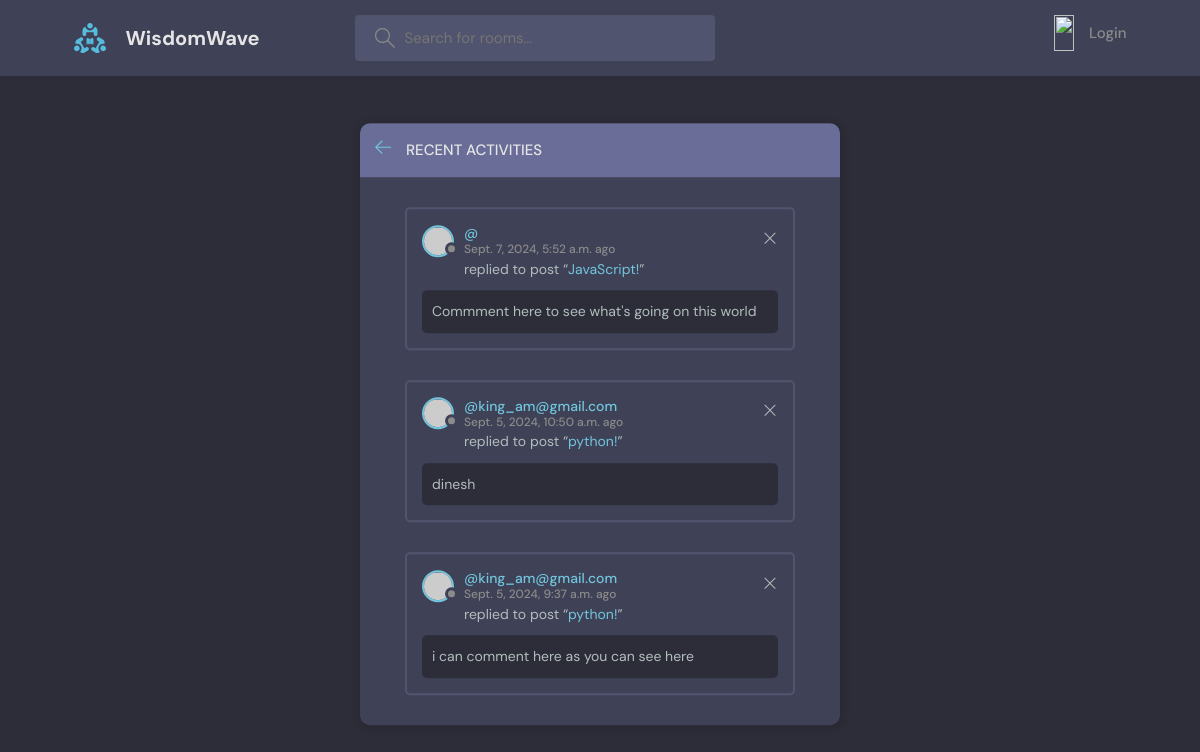
Before: /recent-activity/ with the older database file.
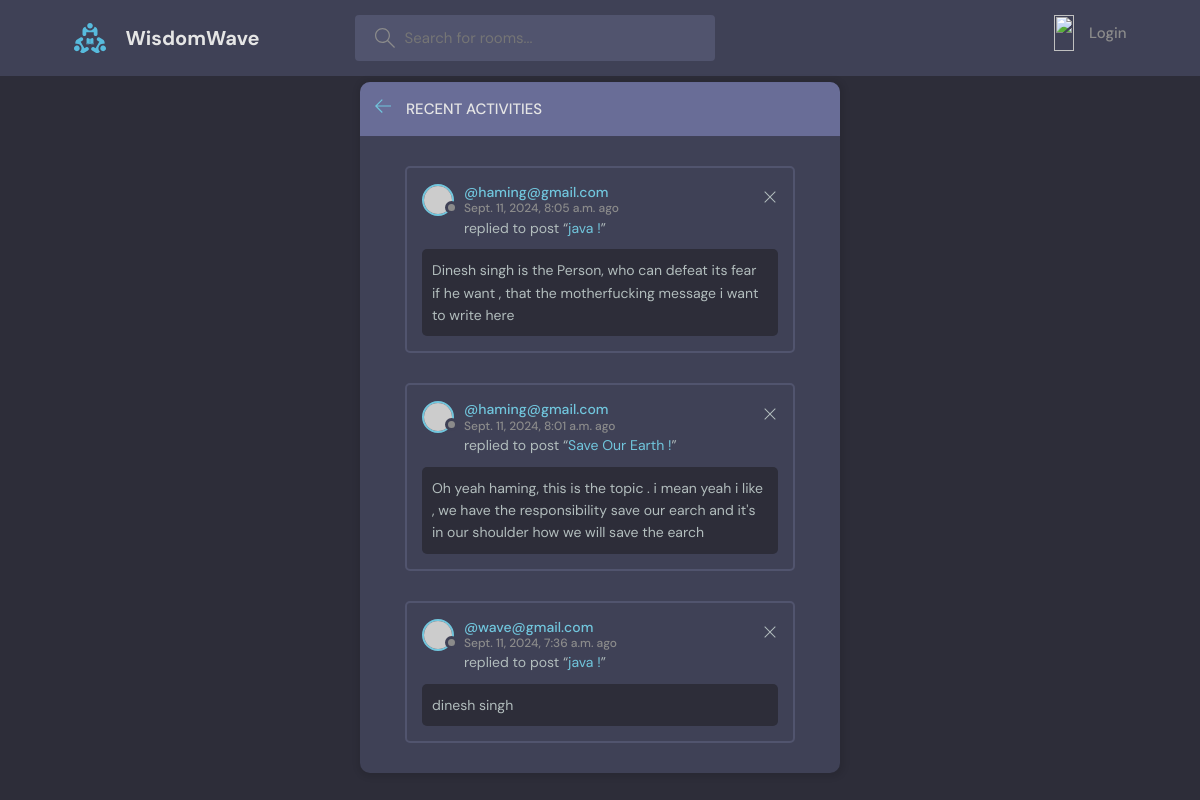
After: the same page with the newer database file.
### base/models.py (models this page shows, shortened)
class Message(models.Model):
    user = models.ForeignKey(User, on_delete= models.CASCADE)
    room = models.ForeignKey(Room, on_delete=models.CASCADE, related_name='messages')
    body = models.TextField()
    updated = models.DateTimeField(auto_now=True)
    created  = models.DateTimeField(auto_now_add=True)
    class Meta:
        ordering = ['-updated', '-created']

class Room(models.Model):
    host = models.ForeignKey(User, on_delete= models.CASCADE, null=True)
    topic = models.ForeignKey(Topic, on_delete=models.SET_NULL, null=True)
    name = models.CharField(max_length=200)
    description = models.TextField(null=True, blank=True)
    participants = models.ManyToManyField(User,related_name='participants' , null=True)
    updated = models.DateTimeField(auto_now=True)
    created  = models.DateTimeField(auto_now_add=True)
    class Meta:
        ordering = ['-updated', '-created']

class Topic(models.Model):
    name = models.CharField(max_length=200)

### base/views.py (the view)
# urls.py: path('recent-activity/', views.recentActivity, name='recent-activity'),
def recentActivity(request):
    activites = Message.objects.all().order_by('-pk')
    context = {
        'activites': activites[:3]
    }
    return render(request, 'base/activity.html', context )

### base/templates/base/activity.html
{% extends 'main.html' %}
{% block content %}
{% load static  %}
    <main class="layout">
      <div class="container">
        <div class="layout__box">
          <div class="layout__boxHeader">
            <div class="layout__boxTitle">
              <a href="{% url 'home' %}">
                <svg version="1.1" xmlns="http://www.w3.org/2000/svg" width="32" height="32" viewBox="0 0 32 32">
                  <title>arrow-left</title>
                  <path
                    d="M13.723 2.286l-13.723 13.714 13.719 13.714 1.616-1.611-10.96-10.96h27.625v-2.286h-27.625l10.965-10.965-1.616-1.607z"
                  ></path>
                </svg>
              </a>
              <h3>Recent Activities</h3>
            </div>
          </div>
          {% for activity in activites %}
          <div class="activities-page layout__body">
            <div class="activities__box">
              <div class="activities__boxHeader roomListRoom__header">
                <a href="{% url 'user-profile' activity.user.id %}" class="roomListRoom__author">
                  <div class="avatar avatar--small">
                    <img src="https://randomuser.me/api/portraits/women/11.jpg" />
                  </div>
                  <p>
                    @{{activity.user.email}}
                    <span>{{activity.created}} ago</span>
                  </p>
                </a>
                <div class="roomListRoom__actions">
                  <a href="{% url 'delete-message' activity.id %}">
                    <svg version="1.1" xmlns="http://www.w3.org/2000/svg" width="32" height="32" viewBox="0 0 32 32">
                      <title>remove</title>
                      <path
                        d="M27.314 6.019l-1.333-1.333-9.98 9.981-9.981-9.981-1.333 1.333 9.981 9.981-9.981 9.98 1.333 1.333 9.981-9.98 9.98 9.98 1.333-1.333-9.98-9.98 9.98-9.981z"
                      ></path>
                    </svg>
                  </a>
                </div>
              </div>
              <div class="activities__boxContent">
                <p>replied to post “<a href="{%  url 'room' activity.room.id %}">{{activity.room.topic.name}}!</a>”</p>
                <div class="activities__boxRoomContent">
                  {{activity.body}}
                </div>
              </div>
            </div>
          </div>
          {% endfor %}
        </div>
      </div>
    </main>
{% endblock %}

Changed rows visible on the page:
removed Message: created "Sept. 7, 2024, 5:52 a.m.", room.topic.name "JavaScript", body "Commment here to see what's going on this world"
removed Message: user.email "king_am@gmail.com", created "Sept. 5, 2024, 10:50 a.m.", room.topic.name "python", body "dinesh"
removed Message: user.email "king_am@gmail.com", created "Sept. 5, 2024, 9:37 a.m.", room.topic.name "python", body "i can comment here as you can see here"
added Message: user.email "haming@gmail.com", created "Sept. 11, 2024, 8:05 a.m.", room.topic.name "java", body "Dinesh singh is the Person, who can defeat its fear if he want , that the motherfucking message i want to write here"
added Message: user.email "haming@gmail.com", created "Sept. 11, 2024, 8:01 a.m.", room.topic.name "Save Our Earth", body "Oh yeah haming, this is the topic . i mean yeah i like , we have the responsibility save our earch and it's in our shoulder how we will save the earch"
added Message: user.email "wave@gmail.com", created "Sept. 11, 2024, 7:36 a.m.", room.topic.name "java", body "dinesh singh"
